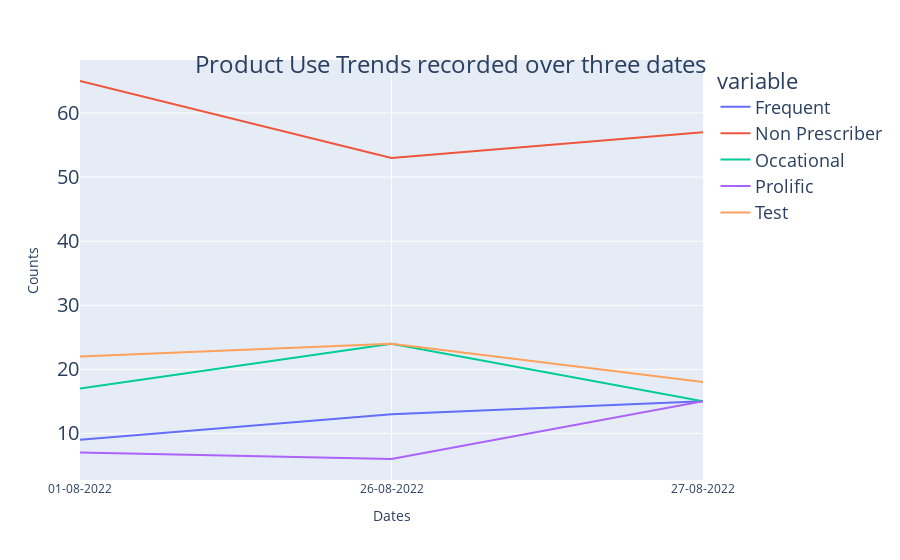

This figure's notebook cell:
### Code cell
lp = px.line(dt, 
        labels = {
            "index": "Dates", 
            "value": "Counts"
        })

lp.update_layout(
    title={
        'text': "Product Use Trends recorded over three dates",
        'y':0.9,
        'x':0.5,
        'xanchor': 'center',
        'yanchor': 'top'}, 
    title_font_size = 24, 
    legend_font_size = 18,
)

### Figure 1 — Plotly figure (JSON) as saved in the notebook; plotly's stock layout.template omitted (floating-point values rounded to 4 significant figures)
{"data": [{"hovertemplate": "variable=Frequent<br>Dates=%{x}<br>Counts=%{y}<extra></extra>", "legendgroup": "Frequent", "line": {"color": "#636efa", "dash": "solid"}, "marker": {"symbol": "circle"}, "mode": "lines", "name": "Frequent", "orientation": "v", "showlegend": true, "type": "scatter", "x": ["01-08-2022", "26-08-2022", "27-08-2022"], "xaxis": "x", "y": [9, 13, 15], "yaxis": "y"}, {"hovertemplate": "variable=Non Prescriber<br>Dates=%{x}<br>Counts=%{y}<extra></extra>", "legendgroup": "Non Prescriber", "line": {"color": "#EF553B", "dash": "solid"}, "marker": {"symbol": "circle"}, "mode": "lines", "name": "Non Prescriber", "orientation": "v", "showlegend": true, "type": "scatter", "x": ["01-08-2022", "26-08-2022", "27-08-2022"], "xaxis": "x", "y": [65, 53, 57], "yaxis": "y"}, {"hovertemplate": "variable=Occational<br>Dates=%{x}<br>Counts=%{y}<extra></extra>", "legendgroup": "Occational", "line": {"color": "#00cc96", "dash": "solid"}, "marker": {"symbol": "circle"}, "mode": "lines", "name": "Occational", "orientation": "v", "showlegend": true, "type": "scatter", "x": ["01-08-2022", "26-08-2022", "27-08-2022"], "xaxis": "x", "y": [17, 24, 15], "yaxis": "y"}, {"hovertemplate": "variable=Prolific<br>Dates=%{x}<br>Counts=%{y}<extra></extra>", "legendgroup": "Prolific", "line": {"color": "#ab63fa", "dash": "solid"}, "marker": {"symbol": "circle"}, "mode": "lines", "name": "Prolific", "orientation": "v", "showlegend": true, "type": "scatter", "x": ["01-08-2022", "26-08-2022", "27-08-2022"], "xaxis": "x", "y": [7, 6, 15], "yaxis": "y"}, {"hovertemplate": "variable=Test<br>Dates=%{x}<br>Counts=%{y}<extra></extra>", "legendgroup": "Test", "line": {"color": "#FFA15A", "dash": "solid"}, "marker": {"symbol": "circle"}, "mode": "lines", "name": "Test", "orientation": "v", "showlegend": true, "type": "scatter", "x": ["01-08-2022", "26-08-2022", "27-08-2022"], "xaxis": "x", "y": [22, 24, 18], "yaxis": "y"}], "layout": {"legend": {"font": {"size": 18}, "title": {"text": "variable"}, "tracegroupgap": 0}, "margin": {"t": 60}, "title": {"font": {"size": 24}, "text": "Product Use Trends recorded over three dates", "x": 0.5, "xanchor": "center", "y": 0.9, "yanchor": "top"}, "xaxis": {"anchor": "y", "domain": [0, 1], "title": {"text": "Dates"}}, "yaxis": {"anchor": "x", "domain": [0, 1], "tickfont": {"size": 20}, "title": {"text": "Counts"}}}}
